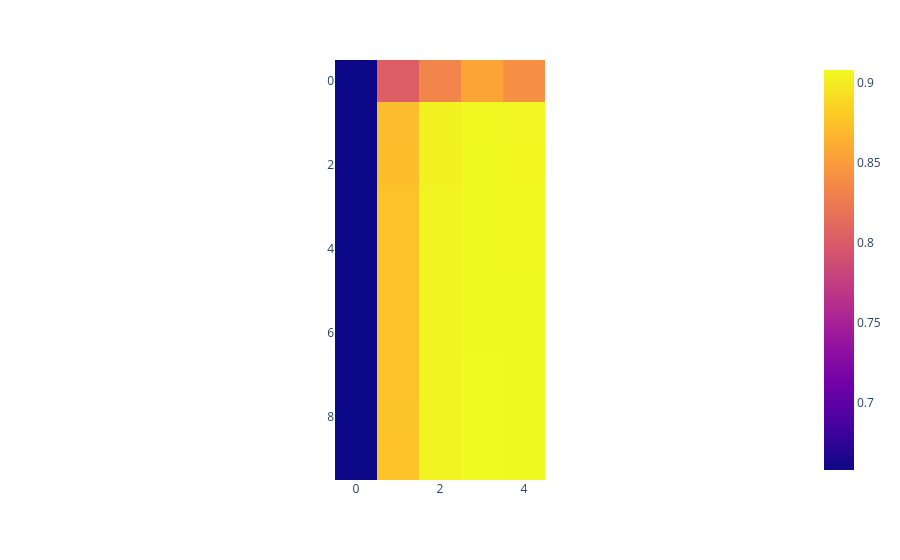

The notebook cell this image was saved under:
### Code cell
import plotly.express as px
result = rfCV.cv_results_["mean_test_score"].reshape(num_trees.size, depth.size, order='F')
fig = px.imshow(result)
fig.show()

### Figure 1 — Plotly figure (JSON) as saved in the notebook; plotly's stock layout.template omitted (floating-point values rounded to 4 significant figures)
{"data": [{"coloraxis": "coloraxis", "hovertemplate": "x: %{x}<br>y: %{y}<br>color: %{z}<extra></extra>", "name": "0", "type": "heatmap", "xaxis": "x", "yaxis": "y", "z": [[0.6577, 0.8035, 0.8343, 0.856, 0.8413], [0.6577, 0.8724, 0.903, 0.9065, 0.9054], [0.6577, 0.8725, 0.9039, 0.9071, 0.906], [0.6577, 0.8743, 0.9043, 0.9074, 0.9066], [0.6577, 0.8748, 0.9046, 0.9075, 0.9069], [0.6577, 0.8741, 0.9046, 0.9074, 0.907], [0.6577, 0.8741, 0.9047, 0.9073, 0.907], [0.6577, 0.8746, 0.9046, 0.9076, 0.9073], [0.6577, 0.8765, 0.9048, 0.9078, 0.9071], [0.6577, 0.8757, 0.9046, 0.9079, 0.9071]]}], "layout": {"coloraxis": {"colorscale": [[0, "#0d0887"], [0.1111, "#46039f"], [0.2222, "#7201a8"], [0.3333, "#9c179e"], [0.4444, "#bd3786"], [0.5556, "#d8576b"], [0.6667, "#ed7953"], [0.7778, "#fb9f3a"], [0.8889, "#fdca26"], [1, "#f0f921"]]}, "margin": {"t": 60}, "xaxis": {"anchor": "y", "constrain": "domain", "domain": [0, 1], "scaleanchor": "y"}, "yaxis": {"anchor": "x", "autorange": "reversed", "constrain": "domain", "domain": [0, 1]}}}
